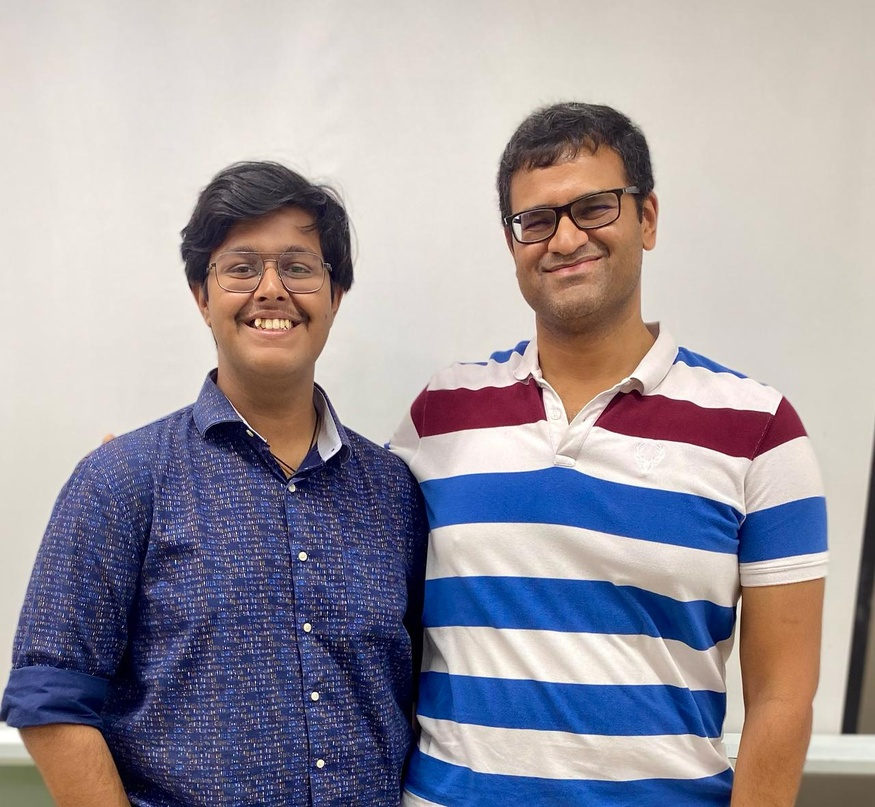
#> input picture DuetAI Event/image.jpg, 875 x 807 px, shrunk from 1280 x 1180 before the run, found by its file name
$ python 'DuetAI Event.py'
#> lines starting #> are read from the running program, lines starting #| are printed output that depends on the picture
import cv2
import numpy as np

# Load the image
image = cv2.imread('DuetAI Event\image.jpg')
#> image is the input picture: shape (807, 875, 3); mean B, G, R 161, 152.3, 158.1

# Define the coordinates and size of the first square
x1, y1, width1, height1 = np.random.randint(0, image.shape[1] - 100), np.random.randint(0, image.shape[0] - 100), 100, 100
#> x1 = 684; y1 = 559; width1 = 100; height1 = 100

# Define the coordinates and size of the second square
x2, y2, width2, height2 = np.random.randint(0, image.shape[1] - 100), np.random.randint(0, image.shape[0] - 100), 100, 100
#> x2 = 629; y2 = 192; width2 = 100; height2 = 100

# Draw the first square
cv2.rectangle(image, (x1, y1), (x1 + width1, y1 + height1), (0, 255, 255), 2)

# Draw the second square
cv2.rectangle(image, (x2, y2), (x2 + width2, y2 + height2), (0, 255, 255), 2)
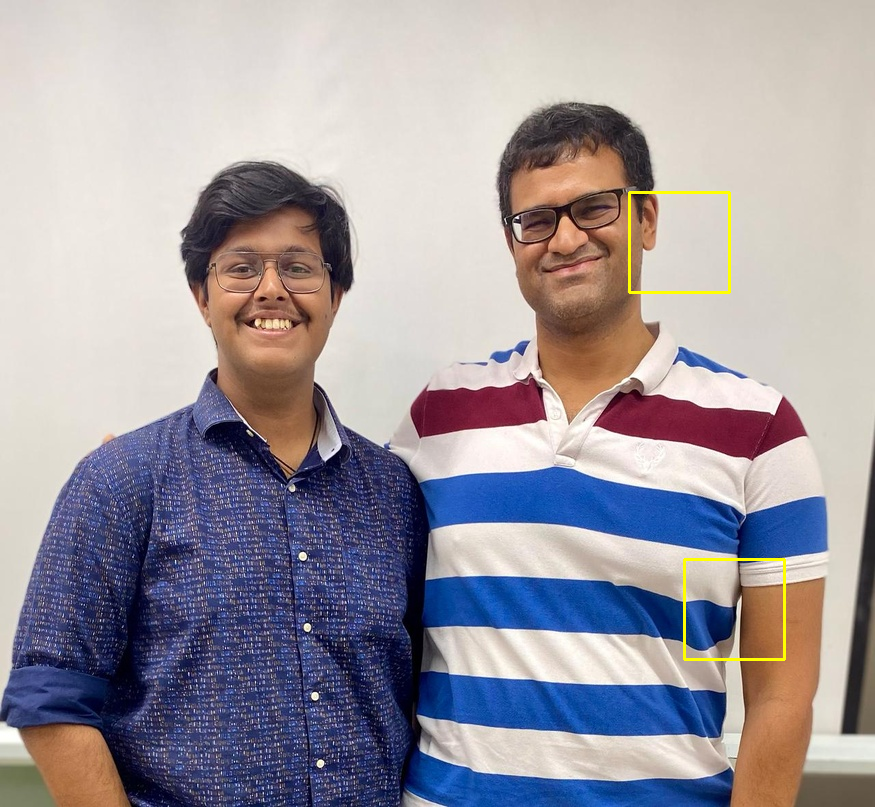
#> image: shape (807, 875, 3); mean B, G, R 160.4, 152.6, 158.3

# Display the image
cv2.imshow("Image", image)
cv2.waitKey(0)
cv2.destroyAllWindows()
